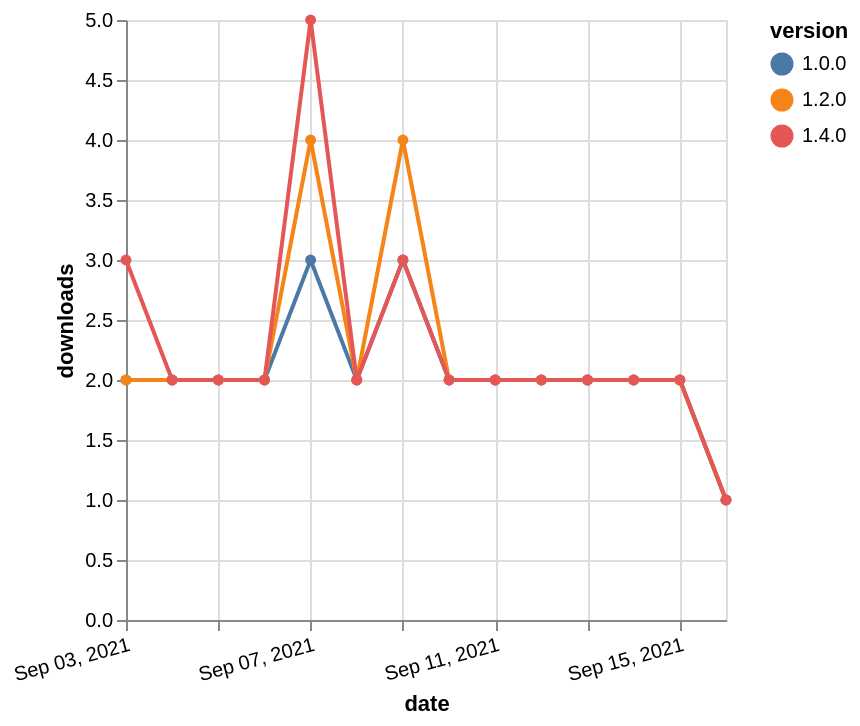

The Vega-Lite source for this figure:
### Vega-Lite specification from a JSON file in a GitHub repository (floating-point values rounded to 4 significant figures)
{"$schema": "https://vega.github.io/schema/vega-lite/v5.json", "description": "A simple bar chart with embedded data.", "data": {"values": [{"date": "2021-09-03", "total": 1023, "delta": 2, "version": "1.0.0"}, {"date": "2021-09-04", "total": 1025, "delta": 2, "version": "1.0.0"}, {"date": "2021-09-05", "total": 1027, "delta": 2, "version": "1.0.0"}, {"date": "2021-09-06", "total": 1029, "delta": 2, "version": "1.0.0"}, {"date": "2021-09-07", "total": 1032, "delta": 3, "version": "1.0.0"}, {"date": "2021-09-08", "total": 1034, "delta": 2, "version": "1.0.0"}, {"date": "2021-09-09", "total": 1037, "delta": 3, "version": "1.0.0"}, {"date": "2021-09-10", "total": 1039, "delta": 2, "version": "1.0.0"}, {"date": "2021-09-11", "total": 1041, "delta": 2, "version": "1.0.0"}, {"date": "2021-09-12", "total": 1043, "delta": 2, "version": "1.0.0"}, {"date": "2021-09-13", "total": 1045, "delta": 2, "version": "1.0.0"}, {"date": "2021-09-14", "total": 1047, "delta": 2, "version": "1.0.0"}, {"date": "2021-09-15", "total": 1049, "delta": 2, "version": "1.0.0"}, {"date": "2021-09-16", "total": 1050, "delta": 1, "version": "1.0.0"}, {"date": "2021-09-03", "total": 731, "delta": 2, "version": "1.2.0"}, {"date": "2021-09-04", "total": 733, "delta": 2, "version": "1.2.0"}, {"date": "2021-09-05", "total": 735, "delta": 2, "version": "1.2.0"}, {"date": "2021-09-06", "total": 737, "delta": 2, "version": "1.2.0"}, {"date": "2021-09-07", "total": 741, "delta": 4, "version": "1.2.0"}, {"date": "2021-09-08", "total": 743, "delta": 2, "version": "1.2.0"}, {"date": "2021-09-09", "total": 747, "delta": 4, "version": "1.2.0"}, {"date": "2021-09-10", "total": 749, "delta": 2, "version": "1.2.0"}, {"date": "2021-09-11", "total": 751, "delta": 2, "version": "1.2.0"}, {"date": "2021-09-12", "total": 753, "delta": 2, "version": "1.2.0"}, {"date": "2021-09-13", "total": 755, "delta": 2, "version": "1.2.0"}, {"date": "2021-09-14", "total": 757, "delta": 2, "version": "1.2.0"}, {"date": "2021-09-15", "total": 759, "delta": 2, "version": "1.2.0"}, {"date": "2021-09-16", "total": 760, "delta": 1, "version": "1.2.0"}, {"date": "2021-09-03", "total": 238, "delta": 3, "version": "1.4.0"}, {"date": "2021-09-04", "total": 240, "delta": 2, "version": "1.4.0"}, {"date": "2021-09-05", "total": 242, "delta": 2, "version": "1.4.0"}, {"date": "2021-09-06", "total": 244, "delta": 2, "version": "1.4.0"}, {"date": "2021-09-07", "total": 249, "delta": 5, "version": "1.4.0"}, {"date": "2021-09-08", "total": 251, "delta": 2, "version": "1.4.0"}, {"date": "2021-09-09", "total": 254, "delta": 3, "version": "1.4.0"}, {"date": "2021-09-10", "total": 256, "delta": 2, "version": "1.4.0"}, {"date": "2021-09-11", "total": 258, "delta": 2, "version": "1.4.0"}, {"date": "2021-09-12", "total": 260, "delta": 2, "version": "1.4.0"}, {"date": "2021-09-13", "total": 262, "delta": 2, "version": "1.4.0"}, {"date": "2021-09-14", "total": 264, "delta": 2, "version": "1.4.0"}, {"date": "2021-09-15", "total": 266, "delta": 2, "version": "1.4.0"}, {"date": "2021-09-16", "total": 267, "delta": 1, "version": "1.4.0"}]}, "width": "container", "mark": {"type": "line", "point": {"filled": true}}, "encoding": {"x": {"field": "date", "type": "temporal", "timeUnit": "yearmonthdate", "title": "date", "axis": {"labelAngle": -15}}, "y": {"field": "delta", "type": "quantitative", "title": "downloads"}, "color": {"field": "version", "type": "nominal"}, "tooltip": {"field": "delta"}}}
